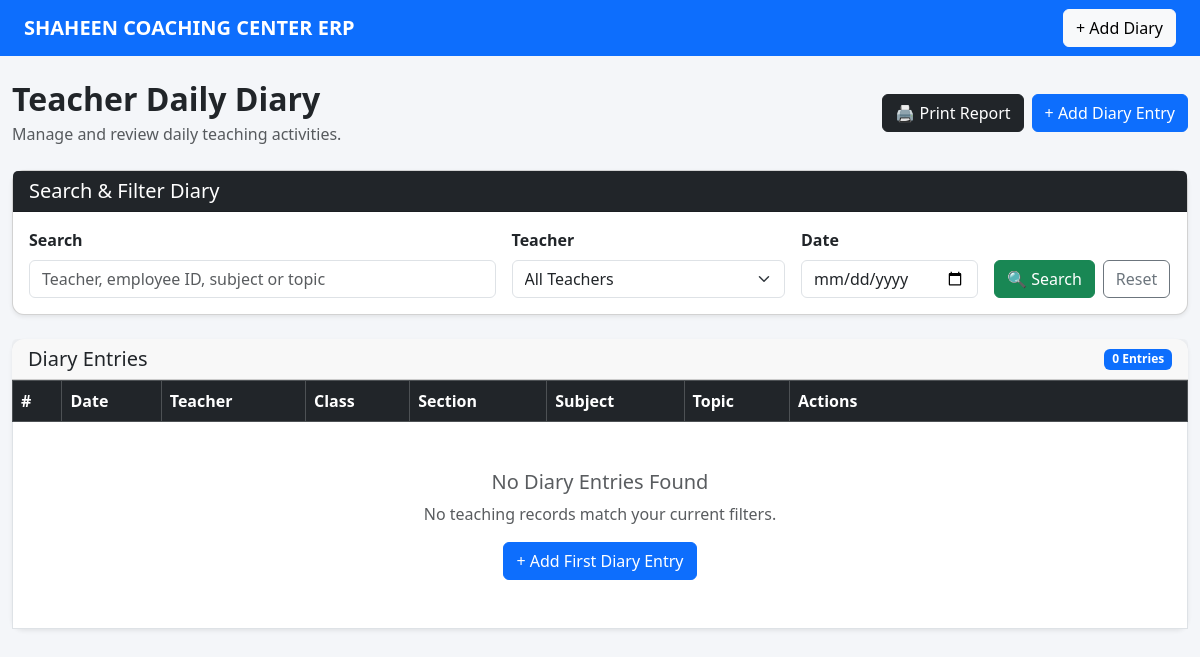
The app's page /diary/, older data.
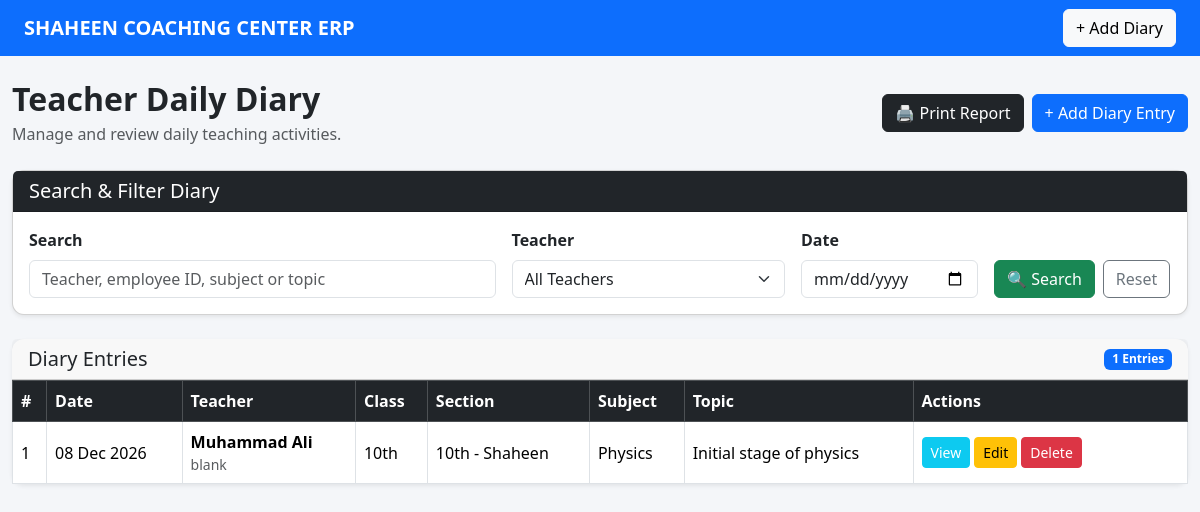
The same page, newer data.
### teacher_diary/models.py (models this page shows, shortened)
class DiaryEntry(models.Model):
    teacher = models.ForeignKey(
        Teacher,
        on_delete=models.CASCADE,
        related_name="diary_entries",
    )
    classroom = models.ForeignKey(
        ClassRoom,
        on_delete=models.CASCADE,
        related_name="diary_entries",
    )
    section = models.ForeignKey(
        Section,
        on_delete=models.CASCADE,
        related_name="diary_entries",
    )
    subject = models.CharField(
        max_length=100,
    )
    topic = models.CharField(
        max_length=255,
    )
    description = models.TextField(
        verbose_name="What was taught",
    )
    homework = models.TextField(
        blank=True,
    )
    remarks = models.TextField(
        blank=True,
    )
    date = models.DateField()
    created_at = models.DateTimeField(
        auto_now_add=True,
    )
    updated_at = models.DateTimeField(
        auto_now=True,
    )
    class Meta:
        ordering = [
            "-date",
            "-id",
        ]
        verbose_name = "Diary Entry"
        verbose_name_plural = "Diary Entries"

### teachers/models.py (models this page shows, shortened)
class Teacher(models.Model):
    GENDER_CHOICES = [
        ("Male", "Male"),
        ("Female", "Female"),
    ]
    STATUS_CHOICES = [
        ("Active", "Active"),
        ("Inactive", "Inactive"),
    ]
    user = models.OneToOneField(
        User,
        on_delete=models.SET_NULL,
        related_name="teacher_profile",
        blank=True,
        null=True,
    )
    employee_id = models.CharField(
        max_length=20,
        unique=True,
        blank=True,
        null=True,
    )
    first_name = models.CharField(
        max_length=100
    )
    last_name = models.CharField(
        max_length=100,
        blank=True,
    )
    father_name = models.CharField(
        max_length=150
    )
    photo = models.ImageField(
        upload_to="teachers/",
        blank=True,
        null=True,
    )
    gender = models.CharField(
        max_length=10,
        choices=GENDER_CHOICES,
    )
    date_of_birth = models.DateField()
    phone = models.CharField(
        max_length=20
    )
    email = models.EmailField(
        blank=True,
        null=True,
    )
    cnic = models.CharField(
        max_length=15,
        unique=True,
    )
    qualification = models.CharField(
        max_length=150
    )
    subject = models.CharField(
        max_length=100
    )
    salary = models.DecimalField(
        max_digits=10,
        decimal_places=2,
    )
    joining_date = models.DateField()
    address = models.TextField()
    status = models.CharField(
        max_length=10,
        choices=STATUS_CHOICES,
        default="Active",
    )
    created_at = models.DateTimeField(
        auto_now_add=True
    )

### academics/models.py (models this page shows)
class ClassRoom(models.Model):
    name = models.CharField(max_length=50)
    def __str__(self):
        return self.name

class Section(models.Model):
    name = models.CharField(max_length=20)
    classroom = models.ForeignKey(
        ClassRoom,
        on_delete=models.CASCADE,
        related_name="sections"
    )
    def __str__(self):
        return f"{self.classroom.name} - {self.name}"

### teacher_diary/views.py (the view, shortened to what this page needs)
def diary_list(request):
    query = request.GET.get(
        "q",
        ""
    ).strip()
    teacher_id = request.GET.get(
        "teacher",
        ""
    ).strip()
    date = request.GET.get(
        "date",
        ""
    ).strip()
    diaries = DiaryEntry.objects.select_related(
        "teacher",
        "classroom",
        "section",
    )
    if teacher_id:
        diaries = diaries.filter(
            teacher_id=teacher_id
        )
    if date:
        diaries = diaries.filter(
            date=date
        )
    diaries = diaries.order_by(
        "-date",
        "-id",
    )
    teachers_list = Teacher.objects.filter(
        status="Active"
    ).order_by(
        "first_name",
        "last_name",
    )
    return render(
        request,
        "teacher_diary/diary_list.html",
        {
            "diaries": diaries,
            "query": query,
            "teacher_id": teacher_id,
            "date": date,
            "teachers_list": teachers_list,
        }
    )

### teacher_diary/templates/teacher_diary/diary_list.html (shortened to what the changed rows need)
<!DOCTYPE html>
<html lang="en">
<head>
    <link
        href="https://cdn.jsdelivr.net/npm/bootstrap@5.3.7/dist/css/bootstrap.min.css"
        rel="stylesheet">
</head>
<body>
<div class="container-fluid py-4">
    <div class="d-flex justify-content-between align-items-center mb-4">
        <div>
            <h2 class="fw-bold mb-1">
                Teacher Daily Diary
            </h2>
        </div>
    </div>
    <div class="card page-card shadow-sm">
        <div class="card-header d-flex justify-content-between align-items-center">
            <h5 class="mb-0">
                Diary Entries
            </h5>
            <span class="badge bg-primary">
                {{ diaries|length }} Entries
            </span>
        </div>
        <div class="card-body p-0">
            <div class="table-responsive">
                <table
                    class="table table-bordered table-hover align-middle mb-0">
                    <thead class="table-dark">
                        <tr>
                            <th>#</th>
                            <th>Date</th>
                            <th>Teacher</th>
                            <th>Class</th>
                            <th>Section</th>
                            <th>Subject</th>
                            <th>Topic</th>
                            <th style="min-width: 220px;">
                                Actions
                            </th>
                        </tr>
                    </thead>
                    <tbody>
                    {% for diary in diaries %}
                        <tr>
                            <td>
                                {{ forloop.counter }}
                            </td>
                            <td class="text-nowrap">
                                {{ diary.date|date:"d M Y" }}
                            </td>
                            <td>
                                <strong>
                                    {{ diary.teacher.first_name }}
                                    {{ diary.teacher.last_name }}
                                </strong>
                                {% if diary.teacher.employee_id %}
                                    <div class="small text-muted">
                                        {{ diary.teacher.employee_id }}
                                    </div>
                                {% endif %}
                            </td>
                            <td>
                                {{ diary.classroom }}
                            </td>
                            <td>
                                {{ diary.section }}
                            </td>
                            <td>
                                {{ diary.subject }}
                            </td>
                            <td class="topic-cell">
                                {{ diary.topic }}
                            </td>
                            <td>
                                <div class="d-flex gap-1">
                                    <a
                                        href="{% url 'teacher_diary:diary_detail' diary.pk %}"
                                        class="btn btn-sm btn-info text-white">
                                        View
                                    </a>
                                    <a
                                        href="{% url 'teacher_diary:edit_diary' diary.pk %}"
                                        class="btn btn-sm btn-warning">
                                        Edit
                                    </a>
                                    <a
                                        href="{% url 'teacher_diary:delete_diary' diary.pk %}"
                                        class="btn btn-sm btn-danger">
                                        Delete
                                    </a>
                                </div>
                            </td>
                        </tr>
                    {% empty %}
                        <tr>
                            <td
                                colspan="8"
                                class="text-center py-5">
                                <h5 class="text-muted">
                                    No Diary Entries Found
                                </h5>
                                <p class="text-muted mb-3">
                                    No teaching records match your current filters.
                                </p>
                                <a
                                    href="{% url 'teacher_diary:add_diary' %}"
                                    class="btn btn-primary">
                                    + Add First Diary Entry
                                </a>
                            </td>
                        </tr>
                    {% endfor %}
                    </tbody>
                </table>
            </div>
        </div>
    </div>
</div>
</body>
</html>

Row changes from the older to the newer data that the page shows:
added DiaryEntry: date "08 Dec 2026", teacher.first_name "Muhammad", teacher.last_name "Ali", teacher.employee_id "blank", classroom "10th", section "10th - Shaheen", subject "Physics", topic "Initial stage of physics"
Text that changed along with them:
{{ diaries|length }}: "0" → "1"
text no longer shown: "No Diary Entries Found No teaching records match your current filters. + Add First Diary Entry"
